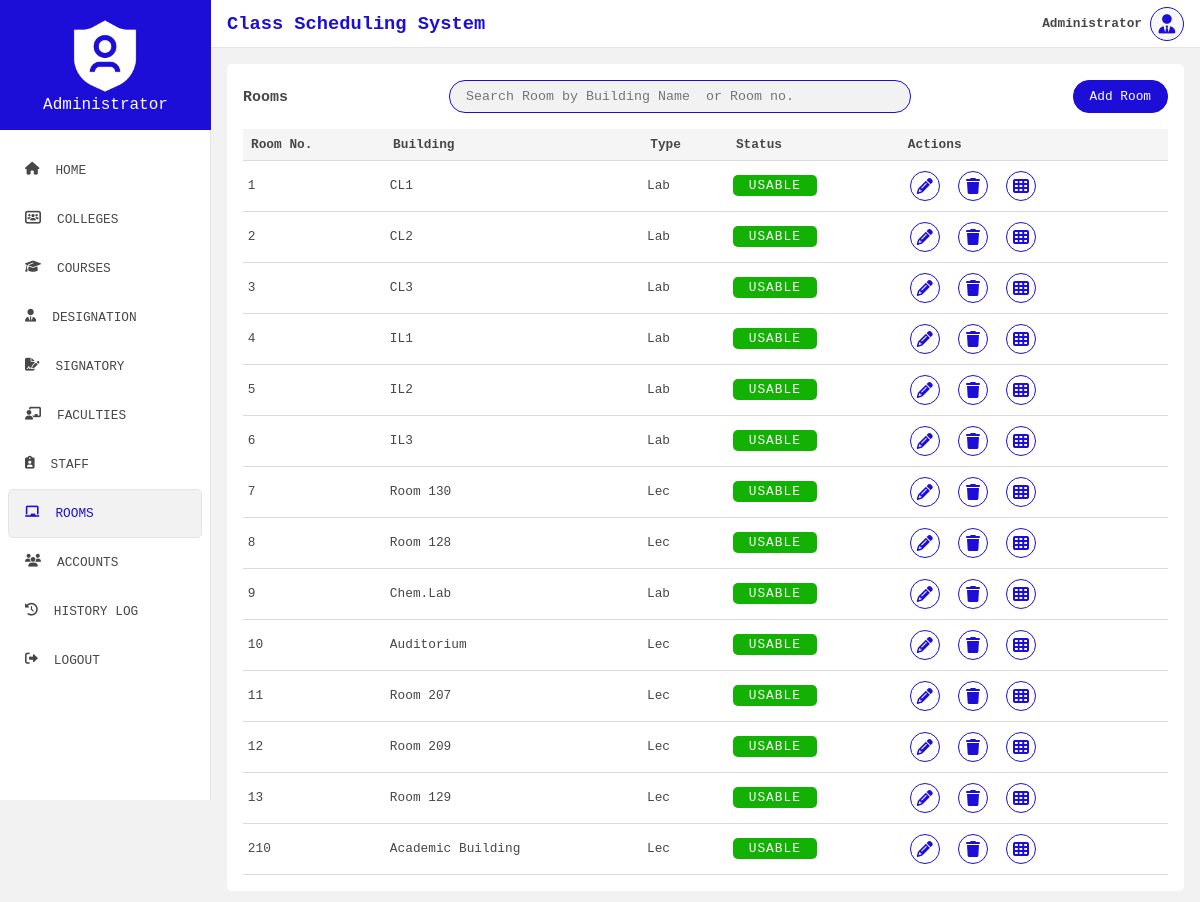
The app's page /view/rooms.php (signed in) with its own data.
### tables this page shows
CREATE TABLE `rooms` (
  `rm_id` int(11) NOT NULL,
  `building` varchar(40) DEFAULT NULL,
  `type` varchar(40) DEFAULT NULL,
  `status` varchar(40) DEFAULT NULL
);

### config/Dbh.php (called while the page is built)
<?php
class Dbh{
    private $host = "localhost";
    private $db_name = "class_scheduling";
    private $username = "root";
    private $password = "";
    public function connect(){
        try{
            $conn = new PDO("mysql:host=".$this->host.";dbname=".$this->db_name, $this->username, $this->password);
            $conn->setAttribute(PDO::ATTR_ERRMODE, PDO::ERRMODE_EXCEPTION);
            return $conn;
        } catch (PDOException $e){
            echo "Connection failed " . $e->getMessage();
        }
    }
}

### models/RoomModel.php (called while the page is built, shortened)
<?php
require_once "../config/Dbh.php";
class RoomModel extends Dbh{
    private $conn;
    public function __construct(){
        $this->conn = $this->connect();
    }
    public function read_rooms(){
        $sql = "SELECT * FROM `rooms`";
        $stmt = $this->conn->prepare($sql);
        $stmt->execute();
        return $stmt->fetchAll(PDO::FETCH_ASSOC);
    }
}

### controllers/RoomContr.php (called while the page is built, shortened)
<?php
require_once "../models/RoomModel.php";
class RoomContr extends RoomModel{
    public function get_rooms(){
        return $this->read_rooms();
    }
}

### view/rooms.php (the view, shortened to what this page needs)
<?php
    require_once "../controllers/RoomContr.php";
    $room_contr = new RoomContr();
?>
<!DOCTYPE html>
<html lang="en">
<head>
    <link rel="stylesheet" href="../public/css/general.css">
    <link rel="stylesheet" href="../public/css/rooms.css">
    <link rel="stylesheet" href="../public/css/all.css">
</head>
<body>
    <div class="container">
        <?php include '../includes/sidebar.php'; ?>
        <div class="main">
            <?php include '../includes/header.php'; ?>
            <div class="content">
                <div class="table_container">
                    <section>
                        <h3>Rooms</h3>
                        <input type="text" class="search_box" onkeyup="searchRoom(event, `<?php echo $_SESSION['user']['user_type'];?>`);" placeholder="Search Room by Building Name  or Room no.">
                         <?php
                        if($_SESSION["user"]["user_type"] == "admin" || $_SESSION["user"]["user_type"] == "staff"){
                            ?>
                            <button class="add_btn" id="add_room">Add Room</button>
                            <?php
                        }
                        ?>
                    </section>
                    <table>
                        <tr>
                            <th>Room No.</th>
                            <th>Building</th>
                            <th>Type</th>
                            <th>Status</th>
                            <th>Actions</th>
                        </tr>
                        <tbody id="room_list">
                            <?php
                            foreach($room_contr->get_rooms() as $room){
                                ?>
                                <tr>
                                    <td><?php echo $room["rm_id"]; ?></td>
                                    <td><?php echo $room["building"]; ?></td>
                                    <td><?php echo ucwords($room["type"]); ?></td>
                                    <td>
                                        <?php
                                            echo $room["status"] == "usable" ? "
                                                <span class='usable_room'>".strtoupper($room["status"])."</span>
                                            " : "
                                                <span class='unusable_room'>".strtoupper($room["status"])."</span>
                                            ";
                                        ?>
                                    </td>
                                    <td>
                                        <div class="actions_con">
                                            <div class="actions">
                                                <?php
                                                    if($_SESSION["user"]["user_type"] == 'admin'){
                                                        ?>
                                                        <button class="tb_action_item" title="edit" onclick='handleRoomEdit(`<?php echo json_encode($room); ?>`);'>
                                                            <i class="fas fa-pencil"></i>
                                                        </button>
                                                        <button class="tb_action_item" title="delete" onclick="handleRoomDelete(`<?php echo $room['rm_id']; ?>`);">
                                                            <i class="fas fa-trash"></i>
                                                        </button>
                                                        <?php
                                                    }
                                                ?>
                                                <button class="tb_action_item" title="schedule">
                                                    <a href="./room_schedule.php?room_id=<?php echo $room["rm_id"]; ?>">
                                                        <i class="fas fa-table-cells"></i>
                                                    </a>
                                                </button>
                                            </div>
                                        </div>
                                    </td>
                                </tr>
                                <?php
                            }
                            ?>
                        </tbody>
                    </table>
                </div>
            </div>
        </div>
    </div>
</body>
</html>

### public/css/general.css (style rules this page uses)
* { padding: 0; margin: 0; box-sizing: border-box; font-family: 'Courier New', Courier, monospace; }
:root { --primary: #ffffff; --secondary: #474747; --blue-accent: #1c0ed7; --orange-accent: #F15412; }
body { background-color: #f3f2f2; height: 90vh; }
.container { display: flex; }
.main { width: 100%; display: flex; flex-direction: column; }
.search_box { width: 50%; padding: .5rem 1rem; border-radius: 1rem; border: 1px solid var(--blue-accent); background-color: #f3f2f2; outline: none; }
.content { flex: 1; padding: 1rem; width: 100%; font-size: .8rem; }
.table_container { background-color: var(--primary); padding: 1rem; border-radius: 5px; color: var(--secondary); overflow-y: auto; }
.table_container section { display: flex; align-items: center; justify-content: space-between; margin-bottom: 1rem; }
.add_btn { background-color: var(--blue-accent); color: var(--primary); border: none; outline: none; border: 1px solid var(--blue-accent); font-size: .8rem; padding: .5rem 1rem; border-radius: 1rem; cursor: pointer; }
table { width: 100%; border-radius: 5px; border-collapse: collapse; }
td, th { border-bottom: 1px solid #dadada; }
th { background-color: #f5f5f5; padding: .5rem; text-align: left; }
td { padding: .3rem; }
.tb_action_item { margin-right: .5rem; border: none; outline: none; background-color: #FFF; cursor: pointer; margin: 5px; }
.tb_action_item i { font-size: 1rem; position: relative; background-color: var(--primary); border: 1px solid var(--blue-accent); color: var(--blue-accent); border-radius: 50%; width: 1.9rem; height: 1.9rem; text-align: center; }
.tb_action_item i::before { position: relative; top: 50%; transform: translateY(-50%); display: block; }
.unusable_room, .usable_room { color: #FFF; padding: 3px 1rem; border-radius: 5px; letter-spacing: 1px; }
.usable_room { background-color: #12b103; }
.actions_con { position: relative; }
.actions { align-items: center; }

### records on screen
rooms: rm_id "1", building "CL1", type "Lab", status "USABLE"
rooms: rm_id "2", building "CL2", type "Lab", status "USABLE"
rooms: rm_id "3", building "CL3", type "Lab", status "USABLE"
rooms: rm_id "4", building "IL1", type "Lab", status "USABLE"
rooms: rm_id "5", building "IL2", type "Lab", status "USABLE"
rooms: rm_id "6", building "IL3", type "Lab", status "USABLE"
rooms: rm_id "7", building "Room 130", type "Lec", status "USABLE"
rooms: rm_id "8", building "Room 128", type "Lec", status "USABLE"
rooms: rm_id "9", building "Chem.Lab", type "Lab", status "USABLE"
rooms: rm_id "10", building "Auditorium", type "Lec", status "USABLE"
rooms: rm_id "11", building "Room 207", type "Lec", status "USABLE"
rooms: rm_id "12", building "Room 209", type "Lec", status "USABLE"
rooms: rm_id "13", building "Room 129", type "Lec", status "USABLE"
rooms: rm_id "210", building "Academic Building", type "Lec", status "USABLE"

### other values on screen
$_SESSION["user"]["fname"] "Administrator"
